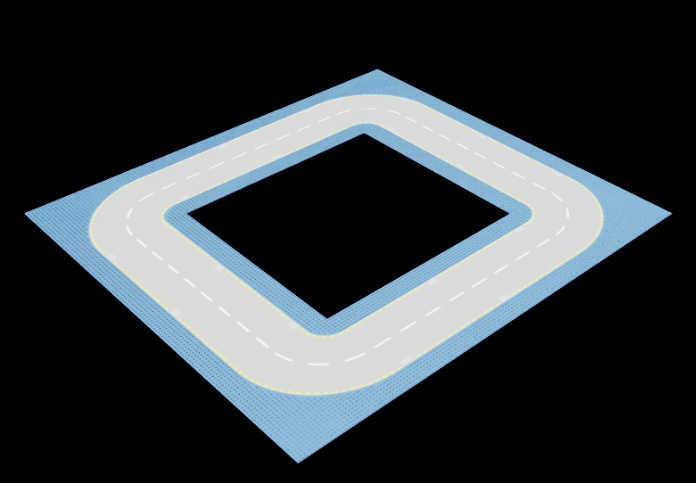
#> input picture extras/Lego_image.PNG, 696 x 483 px
$ python -i lane_detect.py   (imports and definitions only)
#> lines starting #> are read from the running program, lines starting #| are printed output that depends on the picture; after the words box and inside, x2 and y2 are one past the last pixel; in counts of white or black regions, pixels touching at a corner belong together
#> further down, picture is the input picture: shape (483, 696, 3); mean B, G, R 62.7, 59.3, 53
import cv2
import numpy as np
import os
import uuid


# [34 lines left out: functions region_of_interest, draw_lines, not called in this run]

def enhance_white_color(image):

    """
    Enhances white regions in the input image.

    Args:
        image (numpy.ndarray): The input image.

    Returns:
        tuple: A tuple containing the enhanced image, image with a dot at the center,
        binary thresholded image, and the x and y coordinates of the center.
    """

    image_with_dot = image.copy()

    # Define lower and upper bounds for white color in HSV
    lower_white = np.array([237, 240, 237])  # Adjust these values as needed
    upper_white = np.array([255, 255, 255])  # Adjust these values as needed

    # Create a mask for white pixels within the specified range
    mask = cv2.inRange(image, lower_white, upper_white)
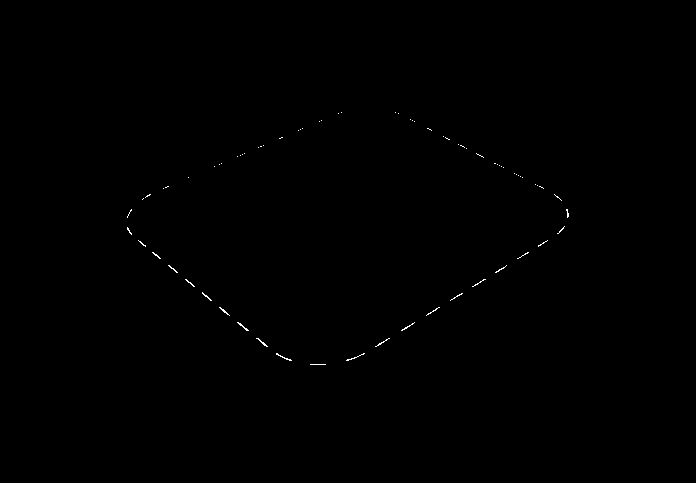
#> mask: shape (483, 696); 0.15% white in thin lines or dots, all inside (x1, y1, x2, y2) = (127, 112, 569, 365)

    # Apply the mask to extract white regions from the image
    white_regions = cv2.bitwise_and(image, image, mask=mask)

    # Convert the enhanced white regions back to the original color space
    enhanced_image = cv2.cvtColor(white_regions, cv2.COLOR_HSV2BGR)
    gray = cv2.cvtColor(enhanced_image, cv2.COLOR_BGR2GRAY)
    thresh = cv2.adaptiveThreshold(gray, 255, cv2.ADAPTIVE_THRESH_MEAN_C, cv2.ADAPTIVE_THRESH_GAUSSIAN_C,5,3)
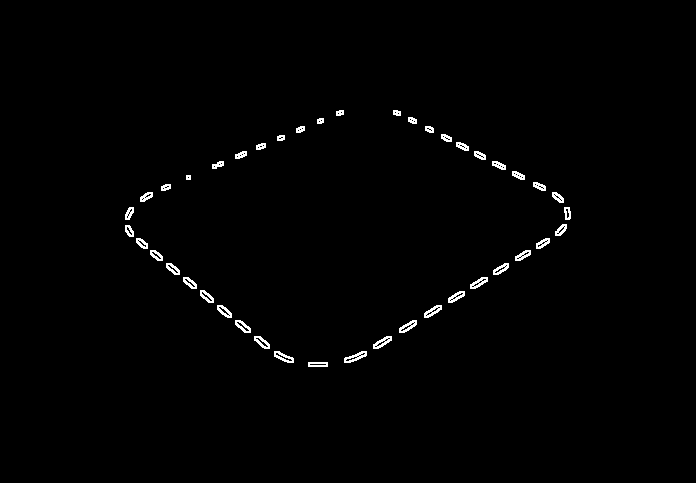
#> thresh: shape (483, 696); 0.97% white in thin lines or dots, all inside (x1, y1, x2, y2) = (125, 110, 571, 367)

    contours, hierarchy = cv2.findContours(image=thresh, mode=cv2.RETR_TREE, method=cv2.CHAIN_APPROX_NONE)
#> contours = 169 contours, 112 with area under 20; largest, box (x1, y1, x2, y2) and area: (344, 351, 367, 363) 121, (274, 351, 294, 363) 114, (373, 336, 392, 349) 110, (399, 320, 417, 333) 107, (424, 305, 442, 318) 105


    # Filter contours with area close to zero
    filtered_contours = [cnt for cnt in contours if cv2.contourArea(cnt) > 0.1 and cv2.minEnclosingCircle(cnt)[0][1] <= 170]
#> filtered_contours = 60 contours, 46 with area under 20; largest, box (x1, y1, x2, y2) and area: (492, 161, 506, 170) 64, (456, 142, 469, 151) 62, (474, 151, 486, 160) 60, (235, 151, 247, 159) 52, (441, 134, 452, 142) 51

    # Sort contours by area
    filtered_contours = sorted(filtered_contours, key=cv2.contourArea)
    # Initialize center variable as None
    center = None
    if len(filtered_contours) > 0:
        smallest_contour = filtered_contours[0]
#> smallest_contour = [[502, 167], [503, 166], [504, 167], [503, 168]]
        # Calculate the center of the contour
        M = cv2.moments(smallest_contour)
#> M = moments, m00 2, centre m10/m00, m01/m00 = (503, 167)
        center_x = int(M["m10"] / M["m00"])
#> center_x = 503
        center_y = int(M["m01"] / M["m00"])
#> center_y = 167
        center = (center_x, center_y)
#> center = (503, 167)
        # Print the center coordinates
        print("Center of the smallest contour (x, y):", center_x, center_y)
#| Center of the smallest contour (x, y): 503 167
        cv2.circle(image_with_dot, center, 5, (0, 0, 255), -1)
#> image_with_dot: shape (483, 696, 3); 0.02% of pixels changed, all inside (x1, y1, x2, y2) = (498, 162, 509, 173)
    else:
        # Handle the case when no contour satisfies the filtering conditions
        center_x, center_y = None, None
        print("No contours found that satisfy the conditions.")

    return image, image_with_dot, thresh, center_x, center_y

# [65 lines left out: functions save_image_with_coordinates, process_images_in_folder, not called in this run]


import argparse

# [26 lines left out: functions parse_arguments, main, not called in this run]


# [2 lines not run here, left out]

>>> import cv2
>>> picture = cv2.imread('../extras/Lego_image.PNG')
>>> result = enhance_white_color(picture)
#> result = 5 items
